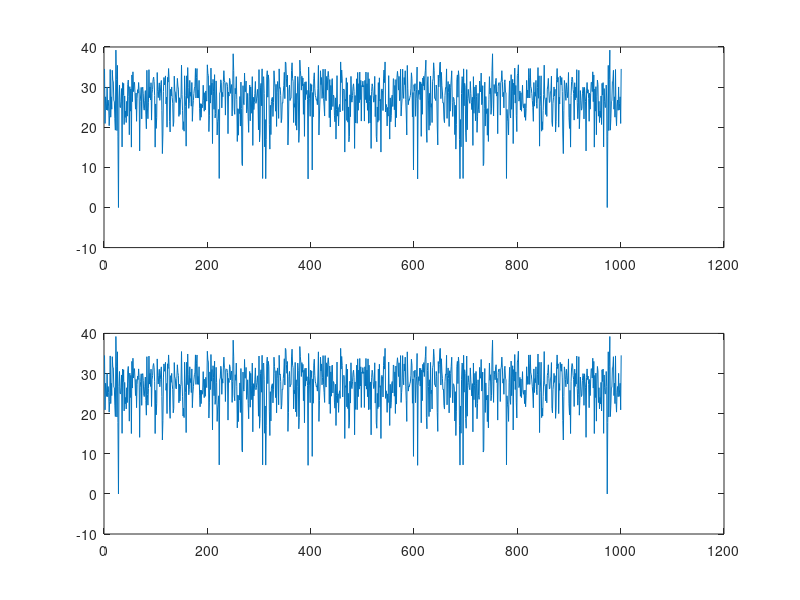

MATLAB code for this plot:
clear all; clc; format compact; 

N=1001; 
x=randn(1,N); w=randn(1,N);  % random signals

% multiply then take fft
temp1=fftshift(fft(w.*x));
r1=conj(temp1).*temp1; 

% take fft then do convolution
X=(fft(x)); 
W=(fft(w));
temp2=fftshift(fft(ifft(X).*ifft(W))); 
% temp2=conv(X,W,'same'); 

% N=length(X);
% CirculantMatrix = interpMatrix(X,1,N,1,'circ');
% temp2=CirculantMatrix*W(:); %cyclic convolution
% %temp2=ifft(C,'symmetric').'/N
% temp2=temp2'/N;

r2=conj(temp2).*temp2; 

% calculate the discrepency
d=sum(abs(r1-r2))

% plots
subplot(211); 
plot(pow2db(r1)) 

subplot(212); 
plot(pow2db(r2)) 
